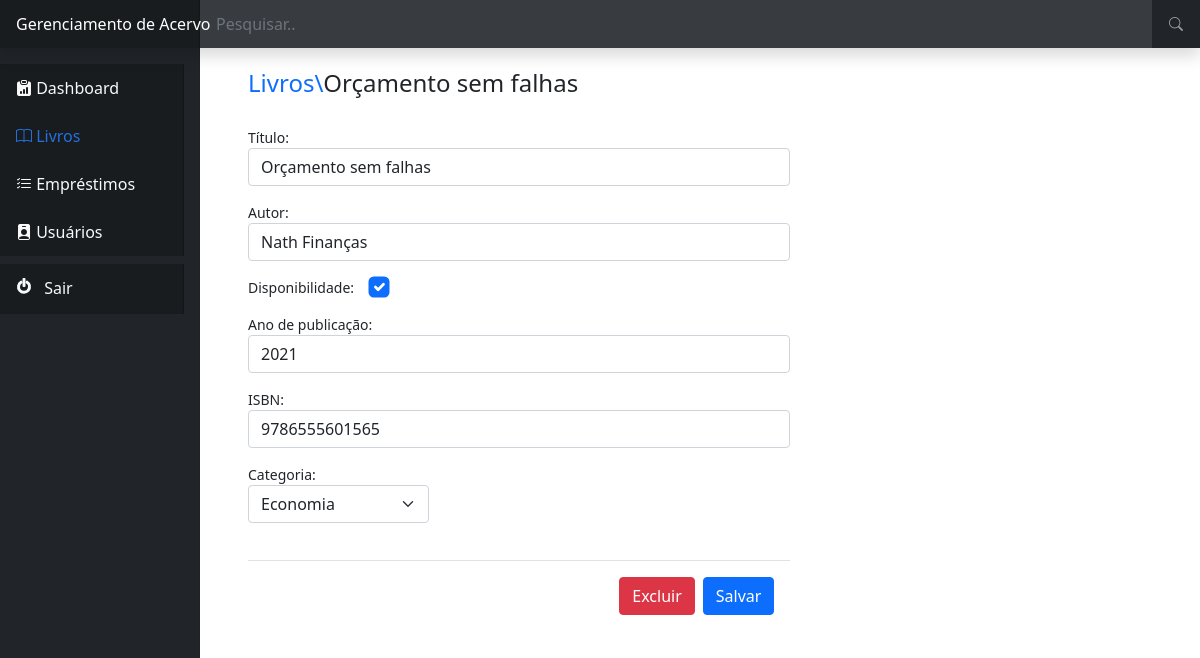
The app's page /livro/editar_livro/2 (signed in) with its own data.
### livro/models.py (models this page shows, shortened)
class Livrosdb(models.Model):
    titulo = models.CharField(max_length=100)
    autor = models.CharField(max_length=50)
    disponibilidade = models.BooleanField(default=True)
    img_livro = models.BinaryField(blank=True, null=True, default=None)
    ISBN = models.CharField(max_length=100)
    data_cadastro = models.DateField(default=datetime.date.today)
    ano_de_publicacao = models.PositiveIntegerField(default=datetime.date.today().year,
            validators=[
                MinValueValidator(1900),
                MaxValueValidator(datetime.date.today().year)])
    categoria = models.ForeignKey(Categoriadb,on_delete=models.CASCADE)
    class Meta:
        verbose_name = 'Livro'

### livro/views.py (the view, shortened to what this page needs)
# urls.py: path('editar_livro/<int:info>', views.editar_livro, name='editar_livro'),
def editar_livro(request, info):
    if request.session.get('usuario'):
        usuario = Funcionariosdb.objects.get(id=request.session['usuario'])
        livro = Livrosdb.objects.get(id=info)
        categorias = Categoriadb.objects.all()
        return render(request, 'editar_livro.html',{'livro':livro,'categorias':categorias})
    else:
        return redirect('/auth/login/?status=2')

### livro/templates/editar_livro.html (shortened to what this page needs)
{% extends 'base.html' %}
{% block 'conteudo' %}
<br>
<div class="container">
    <div class="row justify-content-center">
        <br>
        <h4><a href="{% url 'livros' %}" class="text-decoration-none">Livros\</a>{{livro.titulo}}</h3>
    </div>
    <div class="row justify-content-center">
        <form action="{% url 'editar_livro' livro.id %}" method="POST">
            <br>
            <p>
                <label>Título:</label>
                <input style="width: 60%;" class="form-control" type="text" value="{{livro.titulo}}" name="titulo">
            </p>
            <p>
                <label>Autor:</label>
                <input style="width: 60%;" class="form-control" type="text" value="{{livro.autor}}" name="autor">
            </p>
            <p>
                <label>Disponibilidade: &nbsp; &nbsp;</label>
                <input class="form-check-input" style="transform: scale(1.5);" checked type="checkbox" name="disponibilidade">
            </p>
            <p>
                <label>Ano de publicação:</label>
                <input style="width: 60%;" class="form-control" type="year" value="{{livro.ano_de_publicacao}}" name="ano_de_publicacao">
            </p>
            <p>
                <label>ISBN:</label>
                <input style="width: 60%;" class="form-control" type="text" value="{{livro.ISBN}}" name="ISBN">
            </p>
            <p>
                <label>Categoria:</label>
                <select style="width: 20%;" class="form-select" name="categoria">
                    {% for i in categorias %}
                        {% if livro.categoria == i %}
                            <option selected >{{ i.nome }}</option>
                        {%endif%}
                    {%endfor%}
                </select>
            </p>
            <br>
            <div style="width: 60%;" class="modal-footer">
                <input type="button" class="btn btn-danger" data-bs-toggle="modal" data-bs-target="#excluirLivroModal" value="Excluir">
                <input type="submit" class="btn btn-primary" value="Salvar">
            </div>
        </form>
    </div>
</div>
{% endblock %}
{% block 'navbar-dashboard' %}
"nav-link text-light navbar-brand"
{%endblock%}
{% block 'navbar-livros' %}
"nav-link active navbar-brand"
{%endblock%}

### static/css/base.css (style rules this page uses)
body { font-size: .875rem; }

### records on screen
Livrosdb: titulo "Orçamento sem falhas", autor "Nath Finanças", ano_de_publicacao "2021", ISBN "9786555601565"

### other values on screen
form field categoria "Economia"
